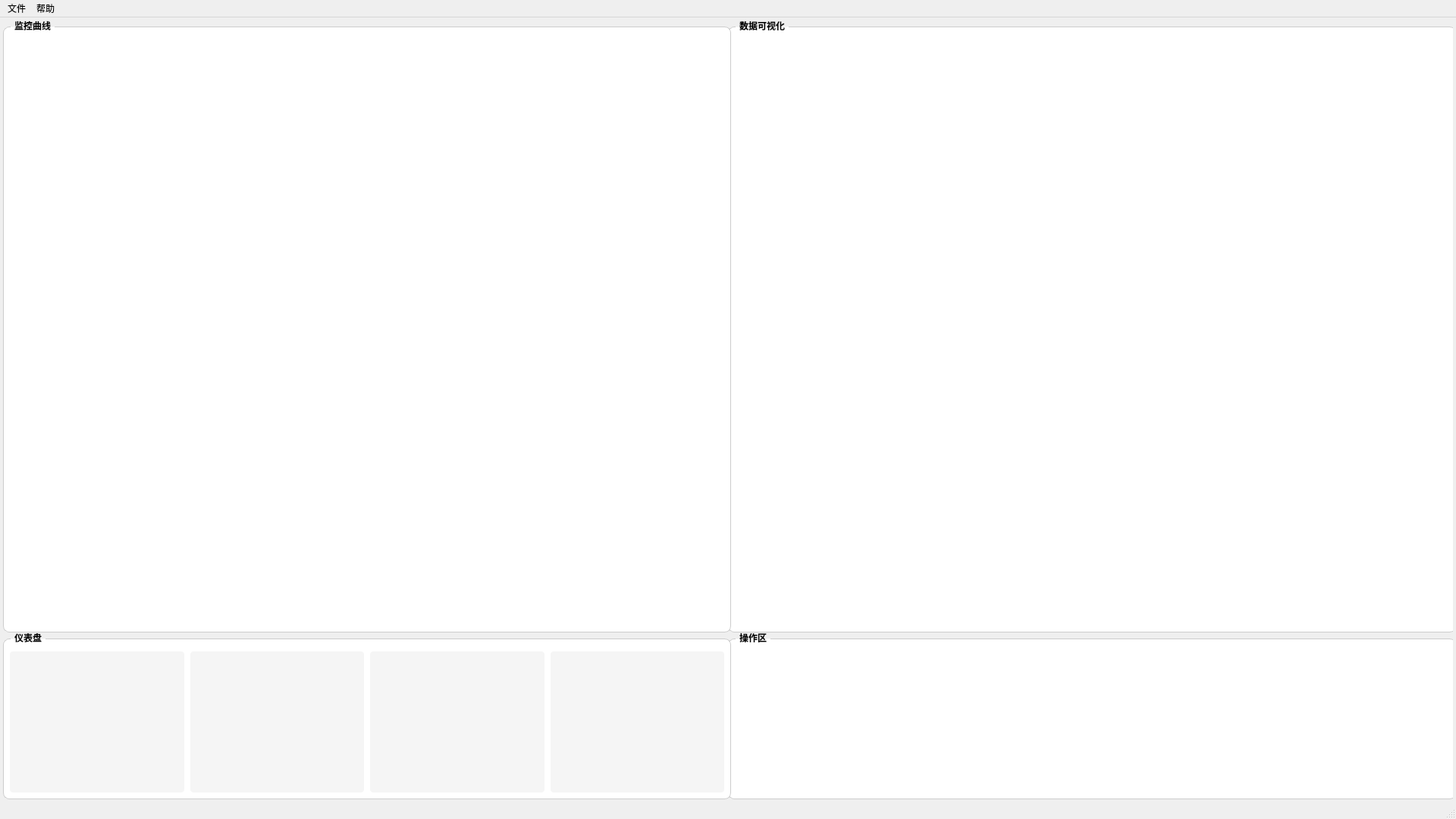
<?xml version="1.0" encoding="UTF-8"?>
<ui version="4.0">
 <class>MainWindow</class>
 <widget class="QMainWindow" name="MainWindow">
  <property name="geometry">
   <rect>
    <x>0</x>
    <y>0</y>
    <width>1920</width>
    <height>1080</height>
   </rect>
  </property>
  <property name="sizePolicy">
   <sizepolicy hsizetype="Preferred" vsizetype="Preferred">
    <horstretch>16</horstretch>
    <verstretch>9</verstretch>
   </sizepolicy>
  </property>
  <property name="minimumSize">
   <size>
    <width>1920</width>
    <height>1080</height>
   </size>
  </property>
  <property name="windowTitle">
   <string>数据采集系统</string>
  </property>
  <widget class="QWidget" name="centralwidget">
   <layout class="QVBoxLayout" name="verticalLayout">
    <property name="spacing">
     <number>4</number>
    </property>
    <property name="leftMargin">
     <number>4</number>
    </property>
    <property name="topMargin">
     <number>4</number>
    </property>
    <property name="rightMargin">
     <number>4</number>
    </property>
    <property name="bottomMargin">
     <number>4</number>
    </property>
    <item>
     <widget class="QSplitter" name="mainSplitter">
      <property name="orientation">
       <enum>Qt::Orientation::Horizontal</enum>
      </property>
      <property name="handleWidth">
       <number>0</number>
      </property>
      <property name="childrenCollapsible">
       <bool>false</bool>
      </property>
      <widget class="QWidget" name="leftWidget">
       <property name="sizePolicy">
        <sizepolicy hsizetype="Expanding" vsizetype="Preferred">
         <horstretch>1</horstretch>
         <verstretch>0</verstretch>
        </sizepolicy>
       </property>
       <property name="minimumSize">
        <size>
         <width>960</width>
         <height>0</height>
        </size>
       </property>
       <layout class="QVBoxLayout" name="leftWidgetLayout">
        <property name="spacing">
         <number>4</number>
        </property>
        <property name="leftMargin">
         <number>0</number>
        </property>
        <property name="topMargin">
         <number>0</number>
        </property>
        <property name="rightMargin">
         <number>0</number>
        </property>
        <property name="bottomMargin">
         <number>0</number>
        </property>
        <item>
         <widget class="QSplitter" name="leftSplitter">
          <property name="orientation">
           <enum>Qt::Orientation::Vertical</enum>
          </property>
          <property name="handleWidth">
           <number>0</number>
          </property>
          <property name="childrenCollapsible">
           <bool>false</bool>
          </property>
          <widget class="QWidget" name="plotWidget">
           <property name="sizePolicy">
            <sizepolicy hsizetype="Preferred" vsizetype="Expanding">
             <horstretch>0</horstretch>
             <verstretch>7</verstretch>
            </sizepolicy>
           </property>
           <property name="minimumSize">
            <size>
             <width>0</width>
             <height>770</height>
            </size>
           </property>
           <layout class="QVBoxLayout" name="plotWidgetLayout">
            <property name="spacing">
             <number>0</number>
            </property>
            <property name="leftMargin">
             <number>0</number>
            </property>
            <property name="topMargin">
             <number>0</number>
            </property>
            <property name="rightMargin">
             <number>0</number>
            </property>
            <property name="bottomMargin">
             <number>0</number>
            </property>
            <item>
             <layout class="QGridLayout" name="plotLayout">
              <item row="0" column="0">
               <widget class="QGroupBox" name="plotGroupBox">
                <property name="title">
                 <string>监控曲线</string>
                </property>
                <property name="styleSheet">
                 <string notr="true">QGroupBox {
    background-color: white;
    border: 1px solid #cccccc;
    border-radius: 8px;
    margin-top: 8px;
    font-weight: bold;
}
QGroupBox::title {
    subcontrol-origin: margin;
    left: 10px;
    padding: 0 3px 0 3px;
}</string>
                </property>
                <layout class="QVBoxLayout" name="plotGroupBoxLayout">
                 <property name="leftMargin">
                  <number>8</number>
                 </property>
                 <property name="topMargin">
                  <number>16</number>
                 </property>
                 <property name="rightMargin">
                  <number>8</number>
                 </property>
                 <property name="bottomMargin">
                  <number>8</number>
                 </property>
                </layout>
               </widget>
              </item>
             </layout>
            </item>
           </layout>
          </widget>
          <widget class="QWidget" name="dashboardsWidget">
           <property name="sizePolicy">
            <sizepolicy hsizetype="Preferred" vsizetype="Preferred">
             <horstretch>0</horstretch>
             <verstretch>2</verstretch>
            </sizepolicy>
           </property>
           <property name="minimumSize">
            <size>
             <width>0</width>
             <height>220</height>
            </size>
           </property>
           <property name="maximumSize">
            <size>
             <width>16777215</width>
             <height>220</height>
            </size>
           </property>
           <layout class="QVBoxLayout" name="dashboardsWidgetLayout">
            <property name="spacing">
             <number>0</number>
            </property>
            <property name="leftMargin">
             <number>0</number>
            </property>
            <property name="topMargin">
             <number>0</number>
            </property>
            <property name="rightMargin">
             <number>0</number>
            </property>
            <property name="bottomMargin">
             <number>0</number>
            </property>
            <item>
             <layout class="QHBoxLayout" name="dashboardsLayout" stretch="0">
              <item>
               <widget class="QGroupBox" name="dashboardGroupBox">
                <property name="title">
                 <string>仪表盘</string>
                </property>
                <property name="styleSheet">
                 <string notr="true">QGroupBox {
    background-color: white;
    border: 1px solid #cccccc;
    border-radius: 8px;
    margin-top: 8px;
    font-weight: bold;
}
QGroupBox::title {
    subcontrol-origin: margin;
    left: 10px;
    padding: 0 3px 0 3px;
}</string>
                </property>
                <layout class="QHBoxLayout" name="dashboardGroupBoxLayout" stretch="1,1,1,1">
                 <property name="spacing">
                  <number>8</number>
                 </property>
                 <property name="leftMargin">
                  <number>8</number>
                 </property>
                 <property name="topMargin">
                  <number>16</number>
                 </property>
                 <property name="rightMargin">
                  <number>8</number>
                 </property>
                 <property name="bottomMargin">
                  <number>8</number>
                 </property>
                 <item>
                  <widget class="QWidget" name="dashWidget1" native="true">
                   <property name="minimumSize">
                    <size>
                     <width>0</width>
                     <height>0</height>
                    </size>
                   </property>
                   <property name="styleSheet">
                    <string notr="true">background-color: #f5f5f5;
border-radius: 4px;</string>
                   </property>
                  </widget>
                 </item>
                 <item>
                  <widget class="QWidget" name="dashWidget2" native="true">
                   <property name="styleSheet">
                    <string notr="true">background-color: #f5f5f5;
border-radius: 4px;</string>
                   </property>
                  </widget>
                 </item>
                 <item>
                  <widget class="QWidget" name="dashWidget3" native="true">
                   <property name="styleSheet">
                    <string notr="true">background-color: #f5f5f5;
border-radius: 4px;</string>
                   </property>
                  </widget>
                 </item>
                 <item>
                  <widget class="QWidget" name="dashWidget4" native="true">
                   <property name="styleSheet">
                    <string notr="true">background-color: #f5f5f5;
border-radius: 4px;</string>
                   </property>
                  </widget>
                 </item>
                </layout>
               </widget>
              </item>
             </layout>
            </item>
           </layout>
          </widget>
         </widget>
        </item>
       </layout>
      </widget>
      <widget class="QWidget" name="rightWidget">
       <property name="sizePolicy">
        <sizepolicy hsizetype="Expanding" vsizetype="Preferred">
         <horstretch>1</horstretch>
         <verstretch>0</verstretch>
        </sizepolicy>
       </property>
       <property name="minimumSize">
        <size>
         <width>960</width>
         <height>0</height>
        </size>
       </property>
       <layout class="QVBoxLayout" name="rightWidgetLayout">
        <property name="spacing">
         <number>4</number>
        </property>
        <property name="leftMargin">
         <number>0</number>
        </property>
        <property name="topMargin">
         <number>0</number>
        </property>
        <property name="rightMargin">
         <number>0</number>
        </property>
        <property name="bottomMargin">
         <number>0</number>
        </property>
        <item>
         <widget class="QSplitter" name="rightSplitter">
          <property name="orientation">
           <enum>Qt::Orientation::Vertical</enum>
          </property>
          <property name="handleWidth">
           <number>0</number>
          </property>
          <property name="childrenCollapsible">
           <bool>false</bool>
          </property>
          <widget class="QWidget" name="instrumentWidget">
           <property name="sizePolicy">
            <sizepolicy hsizetype="Preferred" vsizetype="Expanding">
             <horstretch>0</horstretch>
             <verstretch>7</verstretch>
            </sizepolicy>
           </property>
           <property name="minimumSize">
            <size>
             <width>0</width>
             <height>770</height>
            </size>
           </property>
           <layout class="QVBoxLayout" name="instrumentWidgetLayout">
            <property name="spacing">
             <number>0</number>
            </property>
            <property name="leftMargin">
             <number>0</number>
            </property>
            <property name="topMargin">
             <number>0</number>
            </property>
            <property name="rightMargin">
             <number>0</number>
            </property>
            <property name="bottomMargin">
             <number>0</number>
            </property>
            <item>
             <layout class="QGridLayout" name="instrumentLayout">
              <item row="0" column="0">
               <widget class="QGroupBox" name="instrumentGroupBox">
                <property name="title">
                 <string>数据可视化</string>
                </property>
                <property name="styleSheet">
                 <string notr="true">QGroupBox {
    background-color: white;
    border: 1px solid #cccccc;
    border-radius: 8px;
    margin-top: 8px;
    font-weight: bold;
}
QGroupBox::title {
    subcontrol-origin: margin;
    left: 10px;
    padding: 0 3px 0 3px;
}</string>
                </property>
                <layout class="QVBoxLayout" name="instrumentGroupBoxLayout">
                 <property name="leftMargin">
                  <number>8</number>
                 </property>
                 <property name="topMargin">
                  <number>16</number>
                 </property>
                 <property name="rightMargin">
                  <number>8</number>
                 </property>
                 <property name="bottomMargin">
                  <number>8</number>
                 </property>
                </layout>
               </widget>
              </item>
             </layout>
            </item>
           </layout>
          </widget>
          <widget class="QWidget" name="optionWidget">
           <property name="sizePolicy">
            <sizepolicy hsizetype="Preferred" vsizetype="Preferred">
             <horstretch>0</horstretch>
             <verstretch>2</verstretch>
            </sizepolicy>
           </property>
           <property name="minimumSize">
            <size>
             <width>0</width>
             <height>220</height>
            </size>
           </property>
           <property name="maximumSize">
            <size>
             <width>16777215</width>
             <height>220</height>
            </size>
           </property>
           <layout class="QVBoxLayout" name="optionWidgetLayout">
            <property name="spacing">
             <number>0</number>
            </property>
            <property name="leftMargin">
             <number>0</number>
            </property>
            <property name="topMargin">
             <number>0</number>
            </property>
            <property name="rightMargin">
             <number>0</number>
            </property>
            <property name="bottomMargin">
             <number>0</number>
            </property>
            <item>
             <layout class="QGridLayout" name="optionLayout">
              <item row="0" column="0">
               <widget class="QGroupBox" name="optionGroupBox">
                <property name="title">
                 <string>操作区</string>
                </property>
                <property name="styleSheet">
                 <string notr="true">QGroupBox {
    background-color: white;
    border: 1px solid #cccccc;
    border-radius: 8px;
    margin-top: 8px;
    font-weight: bold;
}
QGroupBox::title {
    subcontrol-origin: margin;
    left: 10px;
    padding: 0 3px 0 3px;
}</string>
                </property>
                <layout class="QVBoxLayout" name="optionGroupBoxLayout">
                 <property name="leftMargin">
                  <number>8</number>
                 </property>
                 <property name="topMargin">
                  <number>16</number>
                 </property>
                 <property name="rightMargin">
                  <number>8</number>
                 </property>
                 <property name="bottomMargin">
                  <number>8</number>
                 </property>
                </layout>
               </widget>
              </item>
             </layout>
            </item>
           </layout>
          </widget>
         </widget>
        </item>
       </layout>
      </widget>
     </widget>
    </item>
   </layout>
  </widget>
  <widget class="QMenuBar" name="menubar">
   <property name="geometry">
    <rect>
     <x>0</x>
     <y>0</y>
     <width>1920</width>
     <height>18</height>
    </rect>
   </property>
   <widget class="QMenu" name="menu_File">
    <property name="title">
     <string>文件</string>
    </property>
    <addaction name="action_Exit"/>
   </widget>
   <widget class="QMenu" name="menu_Help">
    <property name="title">
     <string>帮助</string>
    </property>
    <addaction name="action_About"/>
   </widget>
   <addaction name="menu_File"/>
   <addaction name="menu_Help"/>
  </widget>
  <widget class="QStatusBar" name="statusbar"/>
  <action name="action_Exit">
   <property name="text">
    <string>退出</string>
   </property>
  </action>
  <action name="action_About">
   <property name="text">
    <string>关于</string>
   </property>
  </action>
 </widget>
 <resources/>
 <connections/>
</ui>
